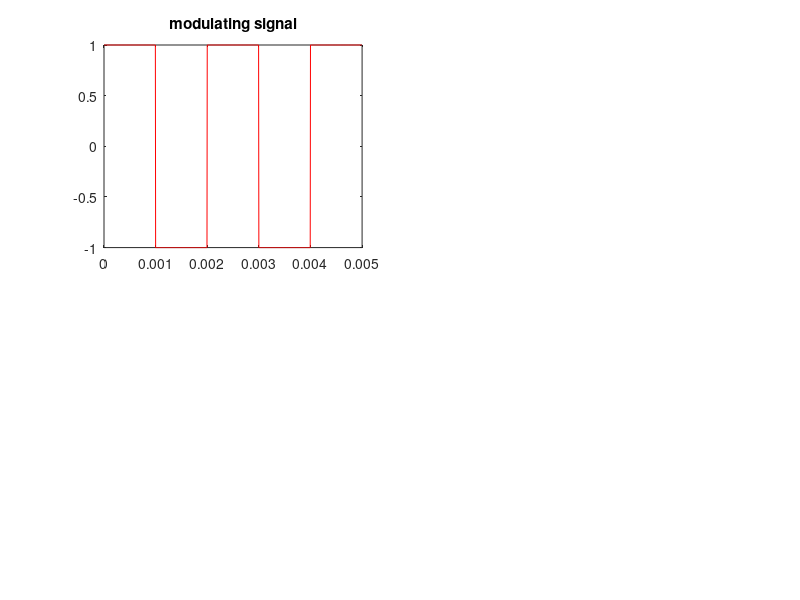

Write the MATLAB code that produced this figure. (Note: this script raises an error after producing the figure.)
clc;
clear all;
close all;
Fs=200e3;
Ts=1/Fs;
%x-coordinate (x-axis) from(0 till 5*10^-3)
t=0:Ts:5e-3-Ts;
%modulating signal
%square wave
x= square(2*pi*500*t);
%x=5*ones(1,length(t));
%DC signal
len = length(t);
%plot the modulating signal
figure(1);
subplot(2,2,1);
plot(t,x,'r');
title('modulating signal');yom
%Specify the length of the stair fn
delta = 0.2;
xn=0;
%start modulation
for i =1:len-1;
    if x(i)>xn(i)
        d(i)=1;
        xn(i+1)=xn(i)+delta;
    else
        d(i) =0;
        xn(i+1)=xn(i)-delta;
    end
end
%plot the signal after DM.
%figure(2);
subplot(3,2,2);
stairs(t,xn);
title('signal after delta modulation');

 %Demodualtion 
for i=1:d
    if d(i)>xn(i)
        d(i)=0;
        xn(i+1)=xn(i+1)-delta;
    else
        d(i)=1;
        xn(i+1)=xn(i)+delta;
    end
end
%plot demodulated signal
subplot(2,2,3);
plot(t,xn,'c');
title('signal after demodulation');
%Adjust the low pass filter
cut_off=1.5e3/Fs/2;
order=32;
h=fir1(order,cut_off);
%pass the demodulated signa; through the filter in the time domain.
con=conv(xn,h);
%plot the resulting signal after smoothing.
subplot(2,2,4)
plot(con);
title('signal after smoothing');
%calc square error

        